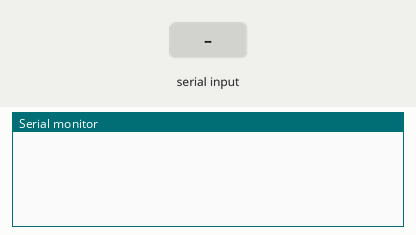
A sketch run on a simulated Arduino Uno, built with avr-gcc and run on an emulated ATmega328P. Shown: the last lines printed to the serial monitor. The inputs (shaded band) are chosen by the test bench.

Above: at 1.2 s.
1.3 s: "90,45\n" received over Serial
At 3.5 s:
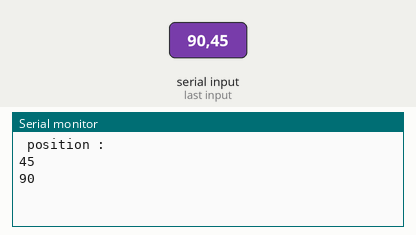
3.8 s: "30,150\n" received over Serial
At 5.5 s:
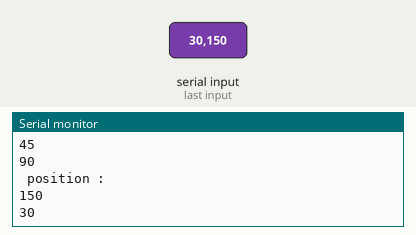
Timing chart, 0 to 7.0 s (numbered marks = the images above; inputs shaded):
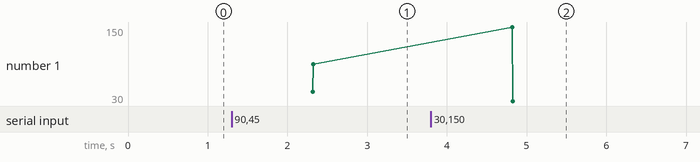

Measured:
- after the input at 1.3 s, the serial monitor: prints a new line after 1.0 s (image 1)
- after the input at 3.8 s, the serial monitor: prints a new line after 1.0 s (image 2)
- plotted number 1: 90 → 30 after the input at 3.8 s

The sketch:

main.ino
```cpp
String phrase;

void setup() {

Serial.begin(9600); // opens serial port, sets data rate to 9600 bps

}

void loop() {

  while(Serial.available()) {

    phrase = Serial.readString();// read the incoming data as string
    int comma = phrase.indexOf(',');

    String first = phrase.substring(0,comma);
    String second = phrase.substring(comma+1);

    long lon, lat;
    lon = string_to_long(first);
    lat = string_to_long(second);


    Serial.println(" position : ");
    Serial.println( lat );
    Serial.println( lon );
   // Serial.println(" second: " + lat);

  }

}

long string_to_long (String number)
{
  number = number + ' ';
  char buf[number.length()];
  //Serial.println(number);
  number.toCharArray(buf,number.length());
  long result=atol(buf);
  //Serial.println(result);
  return result;
}
```
